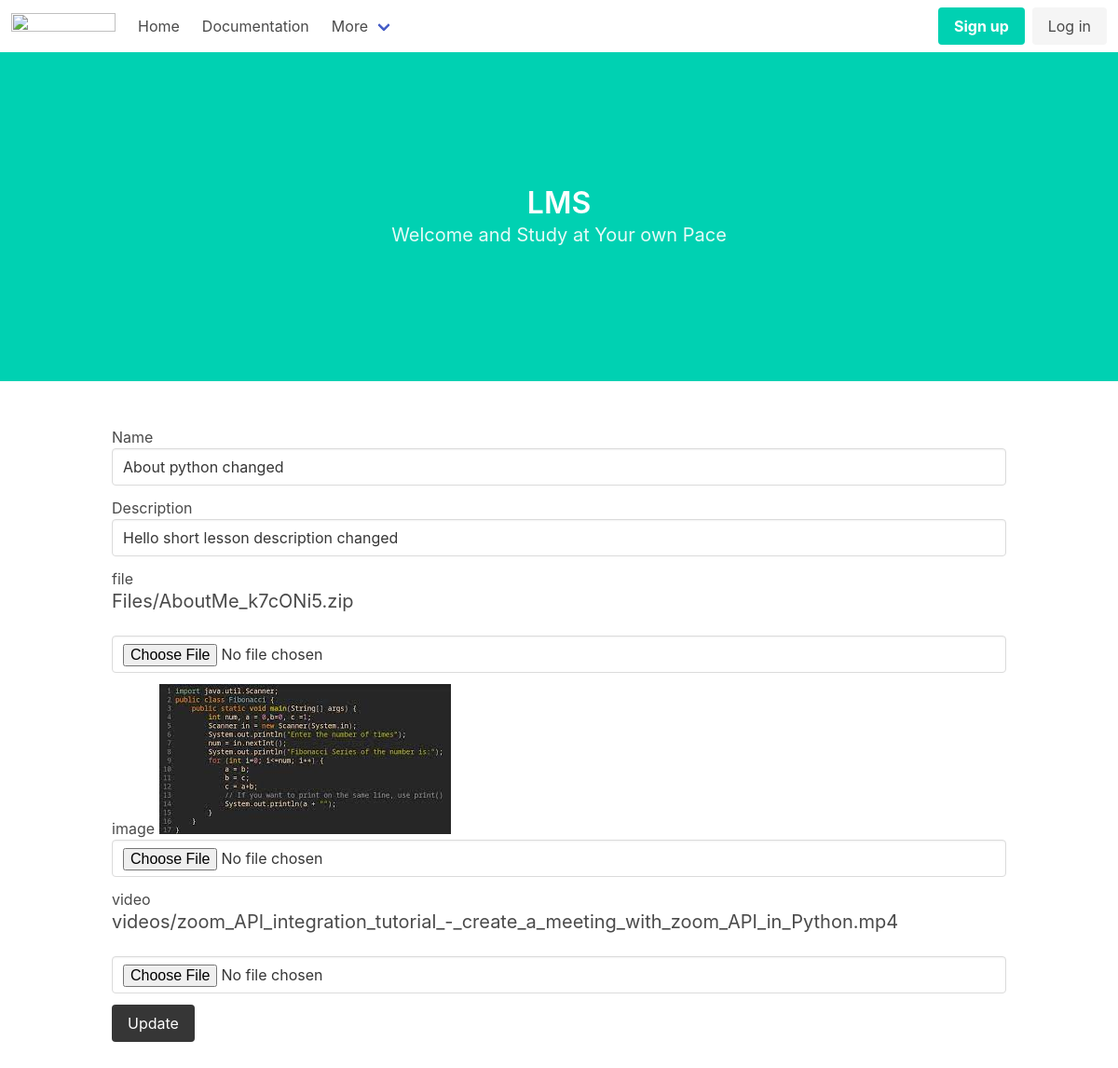
The page /7/update/ (signed in) on the database its author committed.
### school/models.py (models this page shows, shortened)
class Medias(models.Model):
    video = models.FileField(blank=True,upload_to='videos/')
    file = models.FileField(blank=True,upload_to='Files/')
    image = models.ImageField(blank=True,upload_to='Images/')
    uploaded = models.DateField(auto_now_add=True)
    class Meta:
        abstract = True
        ordering = ['-uploaded']

class Lesson(Medias):
    name = models.CharField(max_length=250, blank=False,null=False)
    description = models.CharField(max_length=250, default="Hello short lesson description")
    slug=models.SlugField(max_length=250,blank=False)
    course = models.ForeignKey(Course,on_delete=models.CASCADE,related_name='lessons')
    class Meta:
        ordering = ['-course']

### school/views.py (the view, shortened to what this page needs)
# urls.py: path('<pk>/update/',views.LessonUpdateView,name='update'),
@user_passes_test(lambda u: u.groups.filter(name='TEACHERS'))
@login_required
def LessonUpdateView(request,pk):
    lesson = Lesson.objects.get(pk=pk)
    return render(request,'school/lesson/update_lesson.html',{'lesson':lesson})

### school/templates/school/lesson/update_lesson.html (shortened to what this page needs)
{% extends 'school/base.html' %}
{% block content %}
<form id="update-form" method="POST" enctype="multipart/form-data">
    <div class="field">
        <label for="">Name</label>
        <div class="control">
            <input class="input" type="text" Required name="name" value="{{lesson.name}}">
        </div>
    </div>
     <div class="field">
        <label for="">Description</label>
        <div class="control">
            <input class="input" Required name="description" value="{{lesson.description}}" type="message">
        </div>
    </div>
    <div class="field">
        <label for="">file</label>
        {% if lesson.file %}
        <h3 class="subtitle"> {{ lesson.file }}</h3>
        {% endif %}
        <div class="control">
            <input class="input" type="file"  name="file"
            >
        </div>
    </div>
    <div class="field">
        <label for="">image</label>
        {% if lesson.image %}
        <image src="{{ lesson.image.url }}">
        {% endif %}
        <div class="control">
            <input class="input" type="file"  name="image">
        </div>
    </div>
    <div class="field">
        <label for="">video</label>
        {% if lesson.video %}
        <h3 class="subtitle"> {{ lesson.video }}</h3>
        {% endif %}
        <div class="control">
            <input class="input" type="file"   name="video" >
        </div>
    </div>
    <div class="field">
        <div class="control">
            <button form="update-form" class="button is-dark">Update</button>
        </div>
    </div>
</form>
{% endblock %}

### rows shown on the page
Lesson: name "About python changed", description "Hello short lesson description changed", file "Files/AboutMe_k7cONi5.zip", image (picture), video "videos/zoom_API_integration_tutorial_-_create_a_meeting_with_zoom_API_in_Python.mp4"
